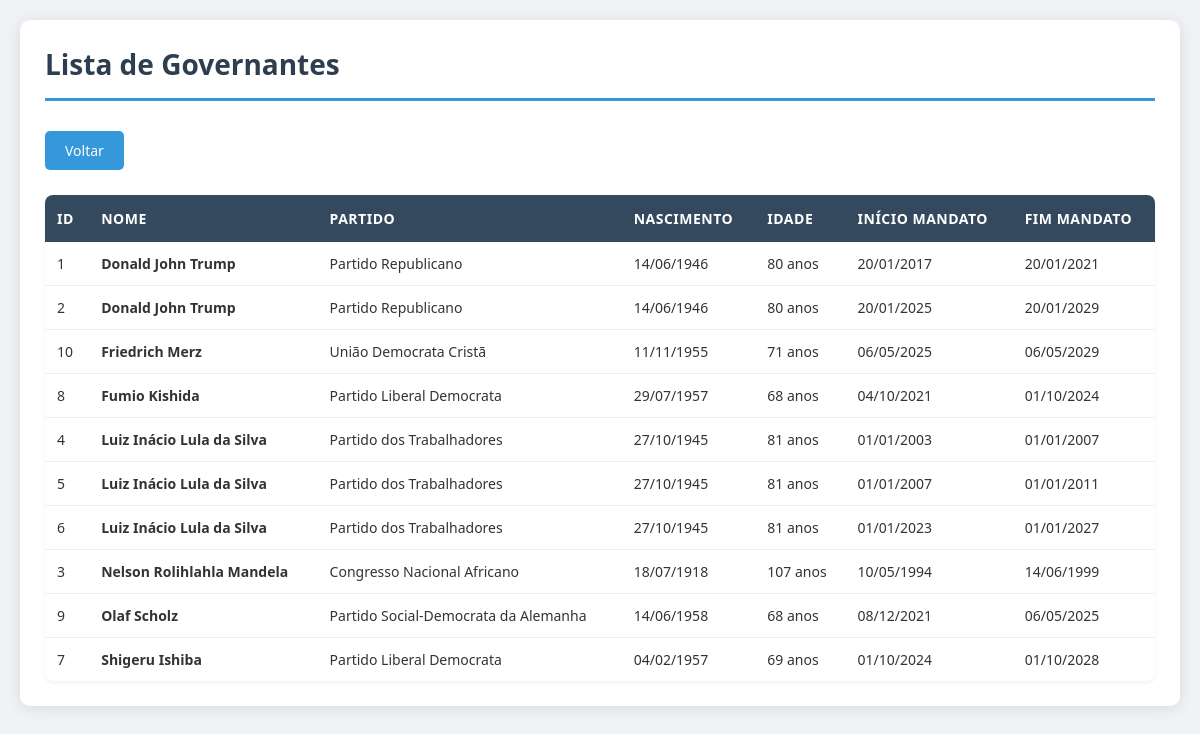
The page /governantes/listar.php on the database its author committed.
### tables this page shows
CREATE TABLE Governantes(
	pk_governante INT PRIMARY KEY AUTO_INCREMENT,
    nome VARCHAR(90) NOT NULL,
    partido_politico VARCHAR(90) NOT NULL,
    dt_nascimento DATE NOT NULL,
    idade TINYINT NOT NULL,
    dt_inicio_mandato DATE NOT NULL,
    dt_fim_mandato DATE NOT NULL
);

### src/governantes/listar.php (the view, shortened to what this page needs)
<?php
include '../config.php';
$isAdmin = ($_SESSION['tipo'] ?? '') === 'A';
$governantes = $pdo->query("SELECT * FROM Governantes ORDER BY nome")->fetchAll();
?>
<!DOCTYPE html>
<html lang="pt-BR">
<head>
    <link rel="stylesheet" href="../style.css">
</head>
<body>
    <div class="container">
        <h1>Lista de Governantes</h1>
        <div class="actions">
            <a href="../index.php" class="btn">Voltar</a>
        </div>
        <table>
            <thead>
                <tr>
                    <th>ID</th>
                    <th>Nome</th>
                    <th>Partido</th>
                    <th>Nascimento</th>
                    <th>Idade</th>
                    <th>Início Mandato</th>
                    <th>Fim Mandato</th>
                </tr>
            </thead>
            <tbody>
                <?php if(count($governantes) > 0): ?>
                    <?php foreach($governantes as $g): ?>
                    <tr>
                        <td><?= $g['pk_governante'] ?></td>
                        <td><strong><?= htmlspecialchars($g['nome']) ?></strong></td>
                        <td><?= htmlspecialchars($g['partido_politico']) ?></td>
                        <td><?= date('d/m/Y', strtotime($g['dt_nascimento'])) ?></td>
                        <td><?= $g['idade'] ?> anos</td>
                        <td><?= date('d/m/Y', strtotime($g['dt_inicio_mandato'])) ?></td>
                        <td><?= date('d/m/Y', strtotime($g['dt_fim_mandato'])) ?></td>
                    </tr>
                    <?php endforeach; ?>
                <?php else: ?>
                    <tr>
                        <td colspan="<?= $isAdmin ? 8 : 7 ?>" style="text-align: center;">Nenhum governante cadastrado</td>
                    </tr>
                <?php endif; ?>
            </tbody>
        </table>
    </div>
</body>
</html>

### src/style.css (style rules this page uses)
* { margin: 0; padding: 0; box-sizing: border-box; }
body { font-family: 'Segoe UI', Tahoma, Geneva, Verdana, sans-serif; background: #f0f2f5; padding: 20px; color: #333; }
.container { max-width: 1200px; margin: 0 auto; background: white; padding: 25px; border-radius: 10px; box-shadow: 0 2px 15px rgba(0, 0, 0, 0.1); }
h1 { color: #2c3e50; margin-bottom: 25px; padding-bottom: 15px; border-bottom: 3px solid #3498db; font-size: 28px; }
.actions { display: flex; gap: 10px; margin-bottom: 20px; flex-wrap: wrap; }
.btn { display: inline-block; padding: 10px 20px; margin: 5px 5px 5px 0; background: #3498db; color: white; text-decoration: none; border-radius: 5px; border: none; cursor: pointer; font-size: 14px; transition: all 0.3s ease; font-weight: 500; }
table { width: 100%; border-collapse: collapse; margin-top: 20px; background: white; box-shadow: 0 2px 4px rgba(0, 0, 0, 0.05); border-radius: 8px; overflow: hidden; }
thead { background: #34495e; color: white; }
th { padding: 14px 12px; text-align: left; font-weight: 600; font-size: 14px; text-transform: uppercase; letter-spacing: 0.5px; }
td { padding: 12px; border-bottom: 1px solid #ecf0f1; font-size: 14px; }
tbody tr:last-child td { border-bottom: none; }

### rows shown on the page
governantes: pk_governante "1", nome "Donald John Trump", partido_politico "Partido Republicano", dt_nascimento "14/06/1946", idade "80", dt_inicio_mandato "20/01/2017", dt_fim_mandato "20/01/2021"
governantes: pk_governante "2", nome "Donald John Trump", partido_politico "Partido Republicano", dt_nascimento "14/06/1946", idade "80", dt_inicio_mandato "20/01/2025", dt_fim_mandato "20/01/2029"
governantes: pk_governante "10", nome "Friedrich Merz", partido_politico "União Democrata Cristã", dt_nascimento "11/11/1955", idade "71", dt_inicio_mandato "06/05/2025", dt_fim_mandato "06/05/2029"
governantes: pk_governante "8", nome "Fumio Kishida", partido_politico "Partido Liberal Democrata", dt_nascimento "29/07/1957", idade "68", dt_inicio_mandato "04/10/2021", dt_fim_mandato "01/10/2024"
governantes: pk_governante "4", nome "Luiz Inácio Lula da Silva", partido_politico "Partido dos Trabalhadores", dt_nascimento "27/10/1945", idade "81", dt_inicio_mandato "01/01/2003", dt_fim_mandato "01/01/2007"
governantes: pk_governante "5", nome "Luiz Inácio Lula da Silva", partido_politico "Partido dos Trabalhadores", dt_nascimento "27/10/1945", idade "81", dt_inicio_mandato "01/01/2007", dt_fim_mandato "01/01/2011"
governantes: pk_governante "6", nome "Luiz Inácio Lula da Silva", partido_politico "Partido dos Trabalhadores", dt_nascimento "27/10/1945", idade "81", dt_inicio_mandato "01/01/2023", dt_fim_mandato "01/01/2027"
governantes: pk_governante "3", nome "Nelson Rolihlahla Mandela", partido_politico "Congresso Nacional Africano", dt_nascimento "18/07/1918", idade "107", dt_inicio_mandato "10/05/1994", dt_fim_mandato "14/06/1999"
governantes: pk_governante "9", nome "Olaf Scholz", partido_politico "Partido Social-Democrata da Alemanha", dt_nascimento "14/06/1958", idade "68", dt_inicio_mandato "08/12/2021", dt_fim_mandato "06/05/2025"
governantes: pk_governante "7", nome "Shigeru Ishiba", partido_politico "Partido Liberal Democrata", dt_nascimento "04/02/1957", idade "69", dt_inicio_mandato "01/10/2024", dt_fim_mandato "01/10/2028"
